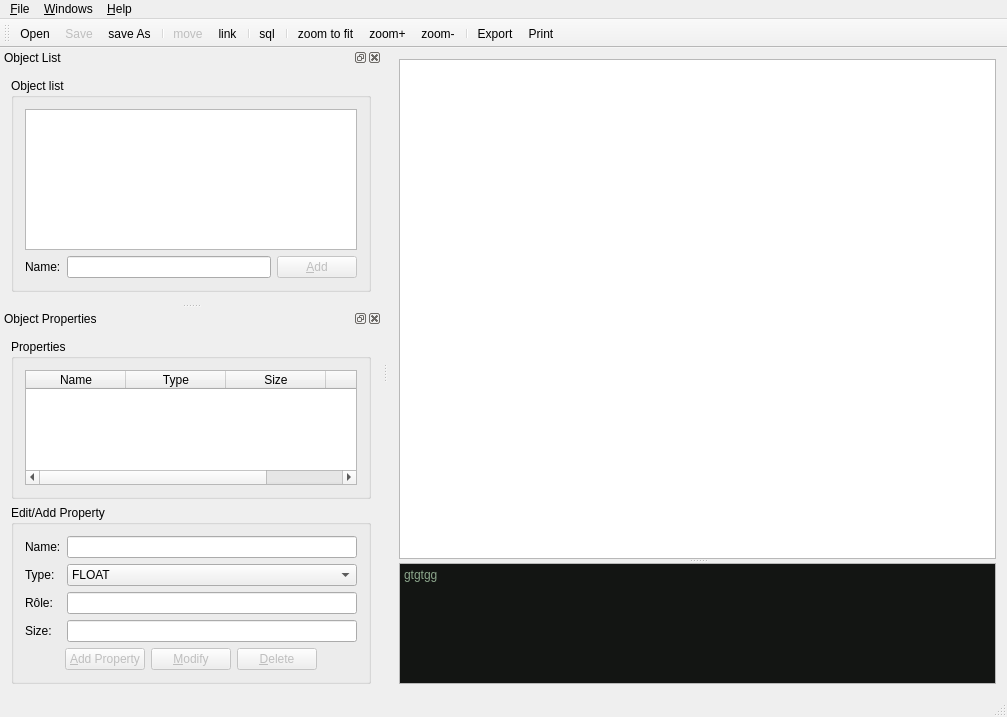
<?xml version="1.0" encoding="UTF-8"?>
<ui version="4.0">
 <author>gthom</author>
 <class>MainWindow</class>
 <widget class="QMainWindow" name="MainWindow">
  <property name="geometry">
   <rect>
    <x>0</x>
    <y>0</y>
    <width>1007</width>
    <height>717</height>
   </rect>
  </property>
  <property name="windowTitle">
   <string>gapMEA</string>
  </property>
  <property name="windowIcon">
   <iconset resource="mesressources.qrc">
    <normaloff>:/images/icone</normaloff>:/images/icone</iconset>
  </property>
  <widget class="QWidget" name="centralWidget">
   <layout class="QVBoxLayout" name="verticalLayout_4">
    <item>
     <widget class="QSplitter" name="splitterMeaSql">
      <property name="orientation">
       <enum>Qt::Orientation::Vertical</enum>
      </property>
      <widget class="customGraphicsView" name="graphicsView">
       <property name="sizePolicy">
        <sizepolicy hsizetype="Expanding" vsizetype="Maximum">
         <horstretch>0</horstretch>
         <verstretch>3</verstretch>
        </sizepolicy>
       </property>
       <property name="minimumSize">
        <size>
         <width>500</width>
         <height>500</height>
        </size>
       </property>
      </widget>
      <widget class="QTextEdit" name="textEditSql">
       <property name="sizePolicy">
        <sizepolicy hsizetype="Expanding" vsizetype="Expanding">
         <horstretch>0</horstretch>
         <verstretch>1</verstretch>
        </sizepolicy>
       </property>
       <property name="html">
        <string>&lt;!DOCTYPE HTML PUBLIC &quot;-//W3C//DTD HTML 4.0//EN&quot; &quot;http://www.w3.org/TR/REC-html40/strict.dtd&quot;&gt;
&lt;html&gt;&lt;head&gt;&lt;meta name=&quot;qrichtext&quot; content=&quot;1&quot; /&gt;&lt;meta charset=&quot;utf-8&quot; /&gt;&lt;style type=&quot;text/css&quot;&gt;
p, li { white-space: pre-wrap; }
hr { height: 1px; border-width: 0; }
li.unchecked::marker { content: &quot;\2610&quot;; }
li.checked::marker { content: &quot;\2612&quot;; }
&lt;/style&gt;&lt;/head&gt;&lt;body style=&quot; font-family:'Segoe UI'; font-size:9pt; font-weight:400; font-style:normal;&quot; bgcolor=&quot;#131513&quot;&gt;
&lt;p style=&quot; margin-top:0px; margin-bottom:0px; margin-left:0px; margin-right:0px; -qt-block-indent:0; text-indent:0px;&quot;&gt;&lt;span style=&quot; font-family:'Sans Serif'; color:#8ca68c;&quot;&gt;gtgtgg&lt;/span&gt;&lt;/p&gt;&lt;/body&gt;&lt;/html&gt;</string>
       </property>
      </widget>
     </widget>
    </item>
   </layout>
  </widget>
  <widget class="QMenuBar" name="menuBar">
   <property name="geometry">
    <rect>
     <x>0</x>
     <y>0</y>
     <width>1007</width>
     <height>22</height>
    </rect>
   </property>
   <widget class="QMenu" name="menu_fichier">
    <property name="title">
     <string>&amp;File</string>
    </property>
    <addaction name="actionNew_Document"/>
    <addaction name="action_Open"/>
    <addaction name="actionSave"/>
    <addaction name="actionSaveAs"/>
    <addaction name="action_Export"/>
    <addaction name="action_Imprimer"/>
    <addaction name="action_quitter"/>
   </widget>
   <widget class="QMenu" name="menuWindows">
    <property name="title">
     <string>&amp;Windows</string>
    </property>
    <addaction name="action_Object_list"/>
    <addaction name="action_Properties"/>
    <addaction name="action_sql"/>
    <addaction name="actionZoom"/>
    <addaction name="actionZoom_2"/>
    <addaction name="actionZoom_Best"/>
   </widget>
   <widget class="QMenu" name="menu_Help">
    <property name="title">
     <string>&amp;Help</string>
    </property>
    <addaction name="action_About"/>
    <addaction name="actionAbout_Qt"/>
   </widget>
   <addaction name="menu_fichier"/>
   <addaction name="menuWindows"/>
   <addaction name="menu_Help"/>
  </widget>
  <widget class="QToolBar" name="mainToolBar">
   <property name="toolTip">
    <string/>
   </property>
   <attribute name="toolBarArea">
    <enum>TopToolBarArea</enum>
   </attribute>
   <attribute name="toolBarBreak">
    <bool>false</bool>
   </attribute>
   <addaction name="action_Open"/>
   <addaction name="actionSave"/>
   <addaction name="actionSaveAs"/>
   <addaction name="separator"/>
   <addaction name="actionMove"/>
   <addaction name="actionLink"/>
   <addaction name="separator"/>
   <addaction name="action_sql"/>
   <addaction name="separator"/>
   <addaction name="actionZoom_Best"/>
   <addaction name="actionZoom"/>
   <addaction name="actionZoom_2"/>
   <addaction name="separator"/>
   <addaction name="action_Export"/>
   <addaction name="action_Imprimer"/>
  </widget>
  <widget class="QStatusBar" name="statusBar"/>
  <widget class="QDockWidget" name="dockWidgetObjects">
   <property name="windowIcon">
    <iconset resource="mesressources.qrc">
     <normaloff>:/images/icone</normaloff>:/images/icone</iconset>
   </property>
   <property name="floating">
    <bool>true</bool>
   </property>
   <property name="allowedAreas">
    <set>Qt::DockWidgetArea::LeftDockWidgetArea|Qt::DockWidgetArea::RightDockWidgetArea</set>
   </property>
   <property name="windowTitle">
    <string>Object List</string>
   </property>
   <attribute name="dockWidgetArea">
    <number>1</number>
   </attribute>
   <widget class="QWidget" name="dockWidgetContents">
    <layout class="QVBoxLayout" name="verticalLayout_5">
     <item>
      <widget class="QGroupBox" name="groupBox">
       <property name="toolTip">
        <string>Use this first to create your objects</string>
       </property>
       <property name="title">
        <string>Object list</string>
       </property>
       <layout class="QVBoxLayout" name="verticalLayout_2">
        <item>
         <widget class="QListWidget" name="listWidgetObjects"/>
        </item>
        <item>
         <layout class="QHBoxLayout" name="horizontalLayout">
          <item>
           <widget class="QLabel" name="label">
            <property name="text">
             <string>Name:</string>
            </property>
           </widget>
          </item>
          <item>
           <widget class="QLineEdit" name="lineEditObjectName">
            <property name="maxLength">
             <number>25</number>
            </property>
           </widget>
          </item>
          <item>
           <widget class="QPushButton" name="pushButtonAddObject">
            <property name="enabled">
             <bool>false</bool>
            </property>
            <property name="text">
             <string>&amp;Add</string>
            </property>
            <property name="icon">
             <iconset resource="mesressources.qrc">
              <normaloff>:/images/add</normaloff>:/images/add</iconset>
            </property>
            <property name="default">
             <bool>true</bool>
            </property>
           </widget>
          </item>
         </layout>
        </item>
       </layout>
      </widget>
     </item>
    </layout>
   </widget>
  </widget>
  <widget class="QDockWidget" name="dockWidgetProperties">
   <property name="windowIcon">
    <iconset resource="mesressources.qrc">
     <normaloff>:/images/icone</normaloff>:/images/icone</iconset>
   </property>
   <property name="toolTip">
    <string>You will see here selected Object's properties</string>
   </property>
   <property name="floating">
    <bool>true</bool>
   </property>
   <property name="windowTitle">
    <string>Object Properties</string>
   </property>
   <attribute name="dockWidgetArea">
    <number>1</number>
   </attribute>
   <widget class="QWidget" name="dockWidgetContents_2">
    <layout class="QVBoxLayout" name="verticalLayout_3">
     <item>
      <widget class="QGroupBox" name="groupBoxProperties">
       <property name="title">
        <string>Properties</string>
       </property>
       <layout class="QHBoxLayout" name="horizontalLayout_4">
        <item>
         <widget class="QTableWidget" name="tableWidgetProperties">
          <property name="editTriggers">
           <set>QAbstractItemView::EditTrigger::NoEditTriggers</set>
          </property>
          <property name="selectionMode">
           <enum>QAbstractItemView::SelectionMode::SingleSelection</enum>
          </property>
          <property name="selectionBehavior">
           <enum>QAbstractItemView::SelectionBehavior::SelectRows</enum>
          </property>
          <column>
           <property name="text">
            <string>Name</string>
           </property>
          </column>
          <column>
           <property name="text">
            <string>Type</string>
           </property>
          </column>
          <column>
           <property name="text">
            <string>Size</string>
           </property>
          </column>
          <column>
           <property name="text">
            <string>Rôle</string>
           </property>
          </column>
         </widget>
        </item>
       </layout>
      </widget>
     </item>
     <item>
      <widget class="QGroupBox" name="groupBoxEditNewProperty">
       <property name="title">
        <string>Edit/Add Property</string>
       </property>
       <layout class="QVBoxLayout" name="verticalLayout">
        <item>
         <layout class="QFormLayout" name="formLayout">
          <item row="0" column="0">
           <widget class="QLabel" name="label_2">
            <property name="text">
             <string>Name:</string>
            </property>
           </widget>
          </item>
          <item row="0" column="1">
           <widget class="QLineEdit" name="lineEditPropertyName"/>
          </item>
          <item row="1" column="0">
           <widget class="QLabel" name="label_3">
            <property name="text">
             <string>Type:</string>
            </property>
           </widget>
          </item>
          <item row="2" column="0">
           <widget class="QLabel" name="label_4">
            <property name="text">
             <string>Rôle:</string>
            </property>
           </widget>
          </item>
          <item row="2" column="1">
           <widget class="QLineEdit" name="lineEditPropertyRole"/>
          </item>
          <item row="1" column="1">
           <widget class="QComboBox" name="comboBoxPropertyType">
            <item>
             <property name="text">
              <string notr="true">FLOAT</string>
             </property>
            </item>
            <item>
             <property name="text">
              <string notr="true">INTEGER</string>
             </property>
            </item>
            <item>
             <property name="text">
              <string notr="true">NUMERIC</string>
             </property>
            </item>
            <item>
             <property name="text">
              <string notr="true">BOOL</string>
             </property>
            </item>
            <item>
             <property name="text">
              <string notr="true">VARCHAR</string>
             </property>
            </item>
            <item>
             <property name="text">
              <string notr="true">BIT</string>
             </property>
            </item>
            <item>
             <property name="text">
              <string notr="true">DATE</string>
             </property>
            </item>
            <item>
             <property name="text">
              <string notr="true">TIME</string>
             </property>
            </item>
            <item>
             <property name="text">
              <string notr="true">DATETIME</string>
             </property>
            </item>
            <item>
             <property name="text">
              <string notr="true">SET</string>
             </property>
            </item>
            <item>
             <property name="text">
              <string notr="true" extracomment="'Yes','No','Maybe'">ENUM</string>
             </property>
            </item>
            <item>
             <property name="text">
              <string notr="true" extracomment="Binary Large Object">BLOB</string>
             </property>
            </item>
           </widget>
          </item>
          <item row="3" column="0">
           <widget class="QLabel" name="label_5">
            <property name="text">
             <string>Size:</string>
            </property>
           </widget>
          </item>
          <item row="3" column="1">
           <widget class="QLineEdit" name="lineEditTaille"/>
          </item>
         </layout>
        </item>
        <item>
         <layout class="QHBoxLayout" name="horizontalLayout_2">
          <item>
           <spacer name="horizontalSpacer">
            <property name="orientation">
             <enum>Qt::Orientation::Horizontal</enum>
            </property>
            <property name="sizeHint" stdset="0">
             <size>
              <width>40</width>
              <height>20</height>
             </size>
            </property>
           </spacer>
          </item>
          <item>
           <widget class="QPushButton" name="pushButtonAddProperty">
            <property name="enabled">
             <bool>false</bool>
            </property>
            <property name="text">
             <string>&amp;Add Property</string>
            </property>
            <property name="icon">
             <iconset resource="mesressources.qrc">
              <normaloff>:/images/add</normaloff>:/images/add</iconset>
            </property>
           </widget>
          </item>
          <item>
           <widget class="QPushButton" name="pushButtonModifyProperty">
            <property name="enabled">
             <bool>false</bool>
            </property>
            <property name="text">
             <string>&amp;Modify</string>
            </property>
            <property name="icon">
             <iconset resource="mesressources.qrc">
              <normaloff>:/images/dialog-ok-apply.png</normaloff>:/images/dialog-ok-apply.png</iconset>
            </property>
           </widget>
          </item>
          <item>
           <widget class="QPushButton" name="pushButtonDeleteProperty">
            <property name="enabled">
             <bool>false</bool>
            </property>
            <property name="text">
             <string>&amp;Delete</string>
            </property>
            <property name="icon">
             <iconset resource="mesressources.qrc">
              <normaloff>:/images/remove</normaloff>:/images/remove</iconset>
            </property>
           </widget>
          </item>
          <item>
           <spacer name="horizontalSpacer_2">
            <property name="orientation">
             <enum>Qt::Orientation::Horizontal</enum>
            </property>
            <property name="sizeHint" stdset="0">
             <size>
              <width>40</width>
              <height>20</height>
             </size>
            </property>
           </spacer>
          </item>
         </layout>
        </item>
       </layout>
      </widget>
     </item>
    </layout>
   </widget>
  </widget>
  <action name="action_quitter">
   <property name="icon">
    <iconset resource="mesressources.qrc">
     <normaloff>:/images/quit</normaloff>:/images/quit</iconset>
   </property>
   <property name="text">
    <string>&amp;Quit</string>
   </property>
   <property name="shortcut">
    <string>Ctrl+Shift+Q</string>
   </property>
  </action>
  <action name="action_Add_Entity">
   <property name="checkable">
    <bool>true</bool>
   </property>
   <property name="text">
    <string>&amp;add Entity</string>
   </property>
   <property name="toolTip">
    <string>add a new object</string>
   </property>
  </action>
  <action name="action_Object_list">
   <property name="checkable">
    <bool>true</bool>
   </property>
   <property name="checked">
    <bool>true</bool>
   </property>
   <property name="text">
    <string>&amp;Object list</string>
   </property>
   <property name="toolTip">
    <string>Show Object List</string>
   </property>
  </action>
  <action name="action_Properties">
   <property name="checkable">
    <bool>true</bool>
   </property>
   <property name="checked">
    <bool>true</bool>
   </property>
   <property name="text">
    <string>&amp;Properties</string>
   </property>
   <property name="toolTip">
    <string>Show Object's Properties</string>
   </property>
  </action>
  <action name="actionMove">
   <property name="enabled">
    <bool>false</bool>
   </property>
   <property name="icon">
    <iconset resource="mesressources.qrc">
     <normaloff>:/images/move</normaloff>:/images/move</iconset>
   </property>
   <property name="text">
    <string>move</string>
   </property>
   <property name="toolTip">
    <string>use this tool to move and select Objects</string>
   </property>
   <property name="shortcut">
    <string>Ctrl+M</string>
   </property>
  </action>
  <action name="actionLink">
   <property name="icon">
    <iconset resource="mesressources.qrc">
     <normaloff>:/images/relier</normaloff>:/images/relier</iconset>
   </property>
   <property name="text">
    <string>link</string>
   </property>
   <property name="toolTip">
    <string>use this tool to link objects</string>
   </property>
   <property name="shortcut">
    <string>Ctrl+L</string>
   </property>
  </action>
  <action name="actionSaveAs">
   <property name="enabled">
    <bool>true</bool>
   </property>
   <property name="icon">
    <iconset resource="mesressources.qrc">
     <normaloff>:/images/saveas</normaloff>:/images/saveas</iconset>
   </property>
   <property name="text">
    <string>save &amp;As</string>
   </property>
   <property name="toolTip">
    <string>Save actual work in a new file</string>
   </property>
  </action>
  <action name="action_Open">
   <property name="icon">
    <iconset resource="mesressources.qrc">
     <normaloff>:/images/open</normaloff>:/images/open</iconset>
   </property>
   <property name="text">
    <string>&amp;Open</string>
   </property>
   <property name="toolTip">
    <string>Open a  file</string>
   </property>
   <property name="shortcut">
    <string>Ctrl+O</string>
   </property>
  </action>
  <action name="action_sql">
   <property name="checkable">
    <bool>true</bool>
   </property>
   <property name="text">
    <string>&amp;sql</string>
   </property>
   <property name="toolTip">
    <string>generate sql code</string>
   </property>
  </action>
  <action name="actionZoom">
   <property name="icon">
    <iconset resource="mesressources.qrc">
     <normaloff>:/images/zoomPlus</normaloff>:/images/zoomPlus</iconset>
   </property>
   <property name="text">
    <string>zoom+</string>
   </property>
   <property name="shortcut">
    <string>Ctrl++</string>
   </property>
  </action>
  <action name="actionZoom_2">
   <property name="icon">
    <iconset resource="mesressources.qrc">
     <normaloff>:/images/zoomMoins</normaloff>:/images/zoomMoins</iconset>
   </property>
   <property name="text">
    <string>zoom-</string>
   </property>
   <property name="shortcut">
    <string>Ctrl+-</string>
   </property>
  </action>
  <action name="actionZoom_Best">
   <property name="icon">
    <iconset resource="mesressources.qrc">
     <normaloff>:/images/zoomBestFit</normaloff>:/images/zoomBestFit</iconset>
   </property>
   <property name="text">
    <string>zoom to fit</string>
   </property>
   <property name="toolTip">
    <string>Adapt display to content</string>
   </property>
   <property name="shortcut">
    <string>Ctrl+B</string>
   </property>
  </action>
  <action name="action_About">
   <property name="text">
    <string>&amp;About</string>
   </property>
  </action>
  <action name="actionAbout_Qt">
   <property name="text">
    <string>About &amp;Qt</string>
   </property>
  </action>
  <action name="actionNew_Document">
   <property name="icon">
    <iconset resource="mesressources.qrc">
     <normaloff>:/images/fileNew</normaloff>:/images/fileNew</iconset>
   </property>
   <property name="text">
    <string>&amp;New Document</string>
   </property>
   <property name="statusTip">
    <string>to create a new document</string>
   </property>
  </action>
  <action name="actionSave">
   <property name="enabled">
    <bool>false</bool>
   </property>
   <property name="icon">
    <iconset resource="mesressources.qrc">
     <normaloff>:/images/save</normaloff>:/images/save</iconset>
   </property>
   <property name="text">
    <string>&amp;Save</string>
   </property>
   <property name="shortcut">
    <string>Ctrl+S</string>
   </property>
  </action>
  <action name="action_Imprimer">
   <property name="enabled">
    <bool>true</bool>
   </property>
   <property name="icon">
    <iconset resource="mesressources.qrc">
     <normaloff>:/images/printer.png</normaloff>:/images/printer.png</iconset>
   </property>
   <property name="text">
    <string>&amp;Print</string>
   </property>
  </action>
  <action name="action_Export">
   <property name="enabled">
    <bool>true</bool>
   </property>
   <property name="icon">
    <iconset resource="mesressources.qrc">
     <normaloff>:/images/export-to-image.png</normaloff>:/images/export-to-image.png</iconset>
   </property>
   <property name="text">
    <string>&amp;Export</string>
   </property>
  </action>
 </widget>
 <layoutdefault spacing="6" margin="11"/>
 <customwidgets>
  <customwidget>
   <class>customGraphicsView</class>
   <extends>QGraphicsView</extends>
   <header>customgraphicsview.h</header>
  </customwidget>
 </customwidgets>
 <resources>
  <include location="mesressources.qrc"/>
 </resources>
 <connections/>
</ui>
